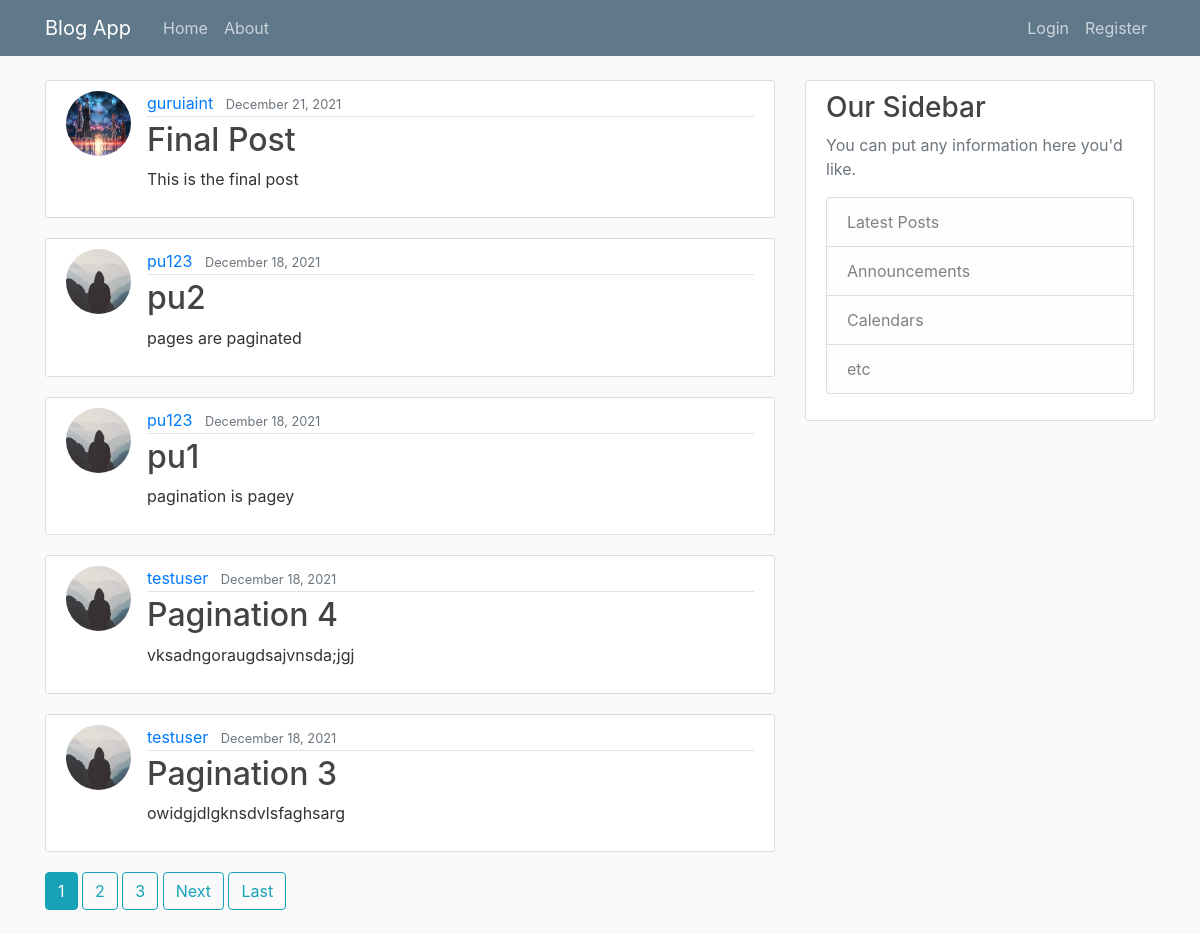
The page / on the database its author committed.
### blog/models.py (models this page shows, shortened)
class Post(models.Model):
    title = models.CharField(max_length=100)
    content = models.TextField()
    date_posted = models.DateTimeField(default=timezone.now)
    author = models.ForeignKey(User, on_delete=models.CASCADE)

### users/models.py (models this page shows, shortened)
class Profile(models.Model):
    user = models.OneToOneField(User, on_delete=models.CASCADE)
    image = models.ImageField(default='default.jpg', upload_to='profile_pics')

### blog/views.py (the view)
# urls.py: path('', PostListView.as_view(), name='blog-home'),
class PostListView(ListView):
    model = Post
    template_name = 'blog/home.html'
    context_object_name = 'posts'
    ordering = ['-date_posted']
    paginate_by = 5

### blog/templates/blog/home.html (shortened to what this page needs)
{% extends "blog/base.html" %}
{% block content %}
    {% for post in posts %}
    <article class="media content-section">
        <img class="rounded-circle article-img" src="{{ post.author.profile.image.url }}">
        <div class="media-body">
            <div class="article-metadata">
            <a class="mr-2" href="{% url 'user-posts' post.author.username %}">{{ post.author }}</a>
            <small class="text-muted">{{ post.date_posted|date:"F d, Y" }}</small>
            </div>
            <h2><a class="article-title" href="{% url 'post-detail' post.id %}">{{ post.title }}</a></h2>
            <p class="article-content">{{ post.content }}</p>
        </div>
    </article>
    {% endfor %}
    {% if is_paginated %}
        {% for num in page_obj.paginator.page_range %}
        {% if page_obj.number == num %}
            <a class="btn btn-info mb-4" href="?page={{ num }}">{{ num }}</a>
            {% elif num > page_obj.number|add:'-3' and num < page_obj.number|add:'3' %}
            <a class="btn btn-outline-info mb-4" href="?page={{ num }}">{{ num }}</a>
        {% endif %}
        {% endfor %}
        {% if page_obj.has_next %}
            <a class="btn btn-outline-info mb-4" href="?page={{ page_obj.next_page_number }}">Next</a>
            <a class="btn btn-outline-info mb-4" href="?page={{ page_obj.paginator.num_pages }}">Last</a>
        {% endif %}
    {% endif %}
{% endblock content %}

### blog/static/blog/main.css (style rules this page uses)
body { background: #fafafa; color: #333333; margin-top: 5rem; }
h1, h2, h3, h4, h5, h6 { color: #444444; }
.content-section { background: #ffffff; padding: 10px 20px; border: 1px solid #dddddd; border-radius: 3px; margin-bottom: 20px; }
.article-title { color: #444444; }
.article-content { white-space: pre-line; }
.article-img { height: 65px; width: 65px; margin-right: 16px; }
.article-metadata { padding-bottom: 1px; margin-bottom: 4px; border-bottom: 1px solid #e3e3e3 }

### rows shown on the page
Post: author.profile.image (picture), author "guruiaint", date_posted "December 21, 2021", title "Final Post", content "This is the final post"
Post: author.profile.image (placeholder picture), author "pu123", date_posted "December 18, 2021", title "pu2", content "pages are paginated"
Post: author.profile.image (placeholder picture), author "pu123", date_posted "December 18, 2021", title "pu1", content "pagination is pagey"
Post: author.profile.image (placeholder picture), author "testuser", date_posted "December 18, 2021", title "Pagination 4", content "vksadngoraugdsajvnsda;jgj"
Post: author.profile.image (placeholder picture), author "testuser", date_posted "December 18, 2021", title "Pagination 3", content "owidgjdlgknsdvlsfaghsarg"

### other values the page prints
{{ num }} "1"
{{ num }} "2" "3"
